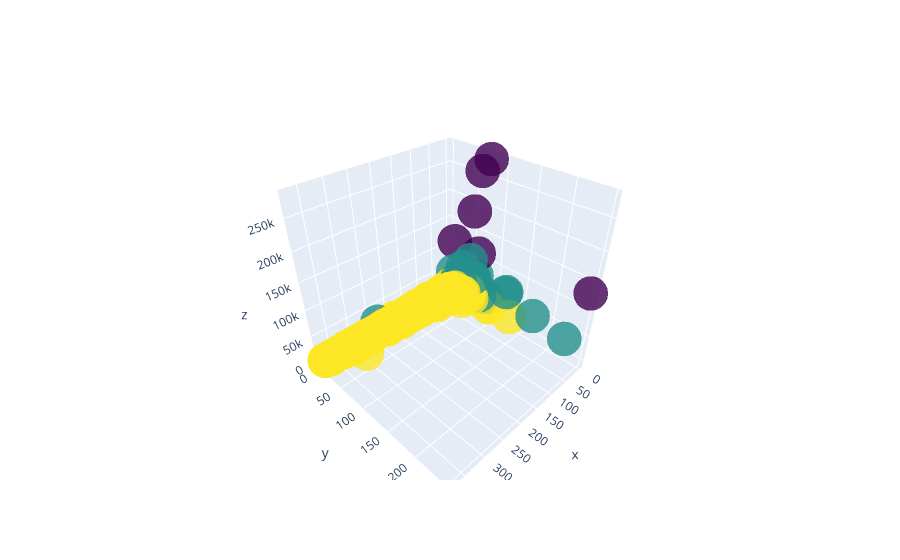

Write notebook code for a chart like this one.
### Code cell
fig = go.Figure(data=[go.Scatter3d(x=df9['recency_days'], y=df9['frequency_total'], z=df9['gross_revenue_total'],
                                   mode='markers', marker=dict(size=12,color=df9['cluster'],colorscale='Viridis', opacity=0.8))])
fig.show()

### Figure 1 — Plotly figure (JSON) as saved in the notebook; plotly's stock layout.template omitted (floating-point values rounded to 4 significant figures; data arrays with more than 128 entries replaced by an {"elided": "..."} marker saying what was removed)
{"data": [{"marker": {"color": {"elided": "4372 int values"}, "colorscale": [[0, "#440154"], [0.1111, "#482878"], [0.2222, "#3e4989"], [0.3333, "#31688e"], [0.4444, "#26828e"], [0.5556, "#1f9e89"], [0.6667, "#35b779"], [0.7778, "#6ece58"], [0.8889, "#b5de2b"], [1, "#fde725"]], "opacity": 0.8, "size": 12}, "mode": "markers", "type": "scatter3d", "x": {"elided": "4372 int values"}, "y": {"elided": "4372 int values"}, "z": {"elided": "4372 float values"}}], "layout": {}}
